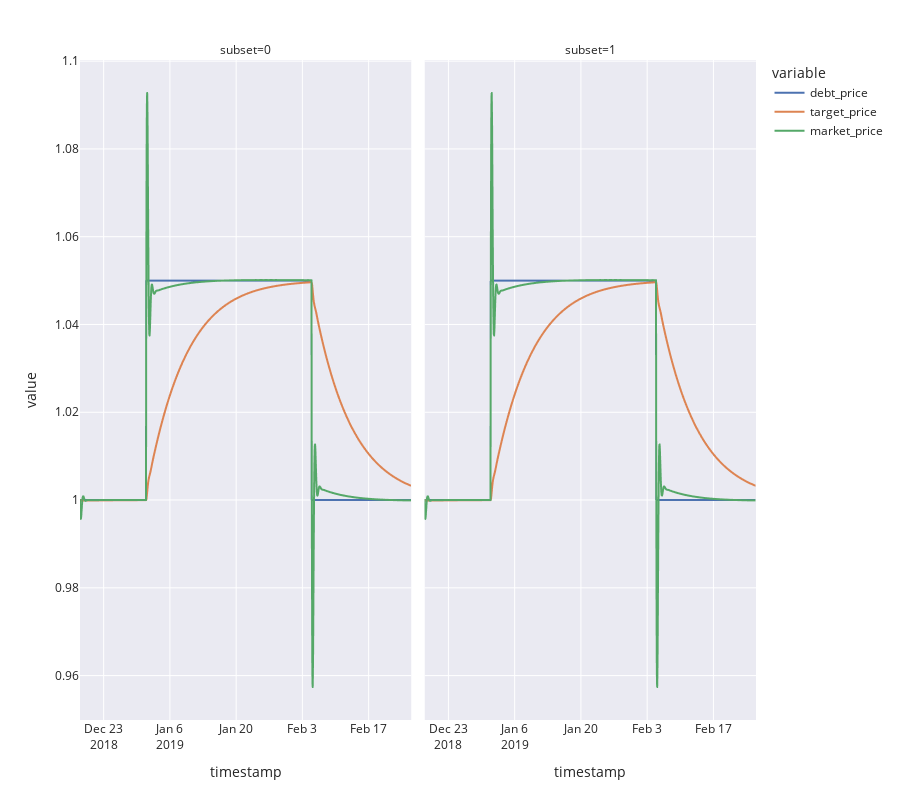

Source (notebook cell):
### Code cell
fig = px.line(
    df,
    x='timestamp',
    y=['debt_price', 'target_price', 'market_price'],
    facet_col_wrap=3,
    facet_col='subset',
    template='seaborn',
    height=800
)

# fig.for_each_annotation(lambda a: a.update(text=f'''price_move:{
#     debt_price_data[int(a.text.split("=")[-1])].price_move.max()
# }'''))

fig.show()
# fig.write_image('plots/notebook_validation_debt_price/response.svg', width=1000, height=850)
# from IPython.display import SVG,display
# display(SVG(filename='plots/notebook_validation_debt_price/response.svg'))

### Figure 1 — Plotly figure (JSON) as saved in the notebook; plotly's stock layout.template omitted (floating-point values rounded to 4 significant figures; data arrays with more than 128 entries replaced by an {"elided": "..."} marker saying what was removed)
{"data": [{"hovertemplate": "variable=debt_price<br>subset=0<br>timestamp=%{x}<br>value=%{y}<extra></extra>", "legendgroup": "debt_price", "line": {"color": "rgb(76,114,176)", "dash": "solid"}, "mode": "lines", "name": "debt_price", "showlegend": true, "type": "scattergl", "x": {"elided": "1681 str values"}, "xaxis": "x", "y": {"elided": "1681 float values"}, "yaxis": "y"}, {"hovertemplate": "variable=debt_price<br>subset=1<br>timestamp=%{x}<br>value=%{y}<extra></extra>", "legendgroup": "debt_price", "line": {"color": "rgb(76,114,176)", "dash": "solid"}, "mode": "lines", "name": "debt_price", "showlegend": false, "type": "scattergl", "x": {"elided": "1681 str values"}, "xaxis": "x2", "y": {"elided": "1681 float values"}, "yaxis": "y2"}, {"hovertemplate": "variable=target_price<br>subset=0<br>timestamp=%{x}<br>value=%{y}<extra></extra>", "legendgroup": "target_price", "line": {"color": "rgb(221,132,82)", "dash": "solid"}, "mode": "lines", "name": "target_price", "showlegend": true, "type": "scattergl", "x": {"elided": "1681 str values"}, "xaxis": "x", "y": {"elided": "1681 float values"}, "yaxis": "y"}, {"hovertemplate": "variable=target_price<br>subset=1<br>timestamp=%{x}<br>value=%{y}<extra></extra>", "legendgroup": "target_price", "line": {"color": "rgb(221,132,82)", "dash": "solid"}, "mode": "lines", "name": "target_price", "showlegend": false, "type": "scattergl", "x": {"elided": "1681 str values"}, "xaxis": "x2", "y": {"elided": "1681 float values"}, "yaxis": "y2"}, {"hovertemplate": "variable=market_price<br>subset=0<br>timestamp=%{x}<br>value=%{y}<extra></extra>", "legendgroup": "market_price", "line": {"color": "rgb(85,168,104)", "dash": "solid"}, "mode": "lines", "name": "market_price", "showlegend": true, "type": "scattergl", "x": {"elided": "1681 str values"}, "xaxis": "x", "y": {"elided": "1681 float values"}, "yaxis": "y"}, {"hovertemplate": "variable=market_price<br>subset=1<br>timestamp=%{x}<br>value=%{y}<extra></extra>", "legendgroup": "market_price", "line": {"color": "rgb(85,168,104)", "dash": "solid"}, "mode": "lines", "name": "market_price", "showlegend": false, "type": "scattergl", "x": {"elided": "1681 str values"}, "xaxis": "x2", "y": {"elided": "1681 float values"}, "yaxis": "y2"}], "layout": {"annotations": [{"font": {}, "showarrow": false, "text": "subset=0", "x": 0.245, "xanchor": "center", "xref": "paper", "y": 1, "yanchor": "bottom", "yref": "paper"}, {"font": {}, "showarrow": false, "text": "subset=1", "x": 0.755, "xanchor": "center", "xref": "paper", "y": 1, "yanchor": "bottom", "yref": "paper"}], "height": 800, "legend": {"title": {"text": "variable"}, "tracegroupgap": 0}, "margin": {"t": 60}, "xaxis": {"anchor": "y", "domain": [0, 0.49], "title": {"text": "timestamp"}}, "xaxis2": {"anchor": "y2", "domain": [0.51, 1], "matches": "x", "title": {"text": "timestamp"}}, "yaxis": {"anchor": "x", "domain": [0, 1], "title": {"text": "value"}}, "yaxis2": {"anchor": "x2", "domain": [0, 1], "matches": "y", "showticklabels": false}}}
